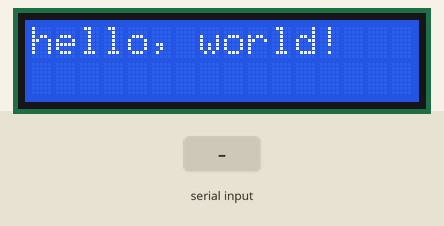
The sketch below on a simulated Arduino Uno, built with avr-gcc and run on an emulated ATmega328P. Shown: 16×2 character LCD. Inputs (shaded band) come from the test bench.

Above: at 1.2 s.
1.3 s: "1\n" received over Serial
At 1.9 s:
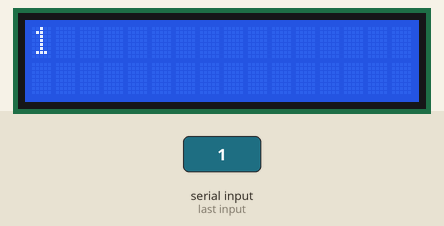
2.8 s: byte 10 (10) received over Serial
At 4.0 s:
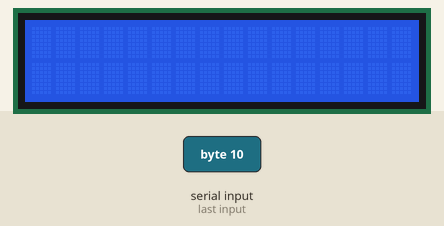
4.3 s: "0\n" received over Serial
At 5.4 s:
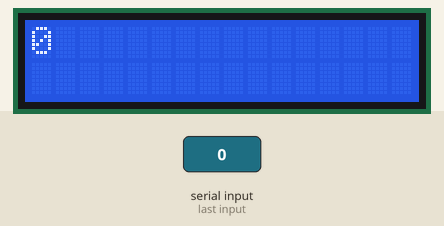
Timing chart, 0 to 7.3 s (numbered marks = the images above; inputs shaded):
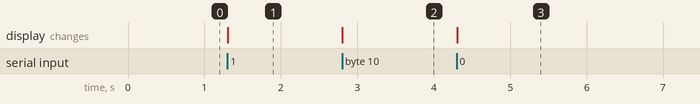

Measured:
- after the input at 1.3 s, the display: changes at once (image 1)
- after the input at 2.8 s, the display: changes at once (image 2)
- after the input at 4.3 s, the display: changes at once (image 3)

The sketch:

DataStreamerToLCD.ino
```cpp
/*
 Demonstrates the use a 16x2 LCD display.  The LiquidCrystal
 library works with all LCD displays that are compatible with the
 Hitachi HD44780 driver. There are many of them out there, and you
 can usually tell them by the 16-pin interface.

  The circuit:
 * LCD RS pin to digital pin 12
 * LCD Enable pin to digital pin 11
 * LCD D4 pin to digital pin 5
 * LCD D5 pin to digital pin 4
 * LCD D6 pin to digital pin 3
 * LCD D7 pin to digital pin 2
 * LCD R/W pin to ground
 * LCD VSS pin to ground
 * LCD VCC pin to 5V
 * 10K resistor:
 * ends to +5V and ground
 * wiper to LCD VO pin (pin 3)
  http://www.arduino.cc/en/Tutorial/LiquidCrystalHelloWorld
*/

// include the library code:
#include <LiquidCrystal.h>

// initialize the library by associating any needed LCD interface pin
// with the arduino pin number it is connected to
const int rs = 12, en = 11, d4 = 5, d5 = 4, d6 = 3, d7 = 2;
LiquidCrystal lcd(rs, en, d4, d5, d6, d7);

const int len = 60;
char my_str[len];
char my_str2[len];
int pos = 0;
int incomingByte = 0; // for incoming serial data

void setup() {
  // set up the LCD's number of columns and rows:
  lcd.begin(16, 2);
  // Print a test message to the LCD.
  lcd.print("hello, world!");

  Serial.begin(38400);    // configure serial coms baud rate
}

void serialEvent() {
  //statements
  outputStuff();
}

void outputStuff(){
// send data only when you receive data:
  if (Serial.available() > 0) {
    // read the incoming byte:
    incomingByte = Serial.read();

      my_str[pos] = incomingByte;
      pos++;

    if(incomingByte == 10){                   //10 is line feed character

      //clear the top line
      lcd.setCursor(0, 0);
      lcd.print("                ");
      //clear the bottom line
      lcd.setCursor(0, 1);
      lcd.print("                ");

      //print the received string on the top line
      lcd.setCursor(0, 0);
      lcd.print(my_str);  //print first line of text

      if (pos > 15){
        for(int i = 0; i<pos; i++){
          my_str2[i] = my_str[i+16];  //get second line of text for the lcd
        }
        //my_str[pos+1]='\0';
        lcd.setCursor(0, 1);
        lcd.print(my_str2);  //print second line of text
      }

      //clear the string for next time
      for (int i = 0; i<=len-1; i++){
        my_str[i] = 0;
      }
      pos = 0;
    }
  }
}

void loop() {

}
```
